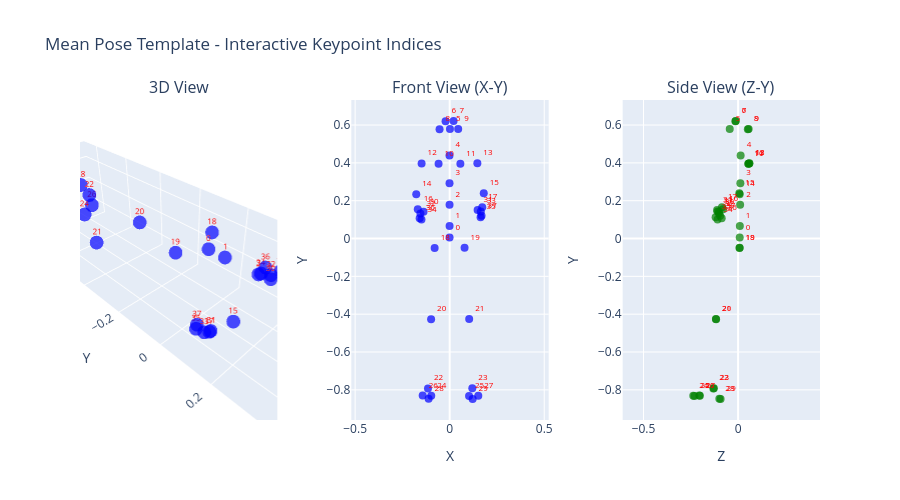

Here is the notebook cell this chart was saved with:
### Markdown cell above
### Keypoint Viz

### Code cell
from pose_dynamics.keypoint_viz import (
    plot_keypoints_interactive,
    plot_keypoints_with_indices_static,
    print_keypoint_table
)

# Print summary
print(f"Total keypoints: {len(template)}")
print(f"Keypoint shape: {template.shape}")
print("\n" + "="*70)
print("NOTE: The mdRQA analysis uses data from 'all_aligned' which contains:")
print("  - Aligned keypoints (resampled, synchronized, equal length)")
print("  - Canonicalized against the global template using Procrustes")
print("  - Centered and rotationally aligned")
print("This ensures all participants are spatially comparable.")
print("="*70)

# Try interactive plot first, fall back to static if plotly not available
try:
    print("\nCreating interactive 3D visualization (hover over points to see details)...")
    fig = plot_keypoints_interactive(template, title="Mean Pose Template - Interactive Keypoint Indices")
except ImportError:
    print("\nplotly not available, using static matplotlib plots...")
    print("Install plotly for interactive plots: pip install plotly")
    plot_keypoints_with_indices_static(template, title="Mean Pose Template - Keypoint Indices")

# Print keypoint table
print_keypoint_table(template, max_rows=20)

### Figure 1 — Plotly figure (JSON) as saved in the notebook; plotly's stock layout.template omitted (floating-point values rounded to 4 significant figures)
{"data": [{"hoverinfo": "text", "hovertext": ["Index: 0<br>X: -0.000<br>Y: 0.005<br>Z: 0.009", "Index: 1<br>X: -0.000<br>Y: 0.066<br>Z: 0.009", "Index: 2<br>X: -0.001<br>Y: 0.179<br>Z: 0.011", "Index: 3<br>X: -0.001<br>Y: 0.292<br>Z: 0.012", "Index: 4<br>X: -0.001<br>Y: 0.439<br>Z: 0.013", "Index: 5<br>X: 0.002<br>Y: 0.580<br>Z: -0.044", "Index: 6<br>X: -0.022<br>Y: 0.621<br>Z: -0.014", "Index: 7<br>X: 0.021<br>Y: 0.621<br>Z: -0.012", "Index: 8<br>X: -0.054<br>Y: 0.577<br>Z: 0.051", "Index: 9<br>X: 0.045<br>Y: 0.579<br>Z: 0.056", "Index: 10<br>X: -0.059<br>Y: 0.396<br>Z: 0.054", "Index: 11<br>X: 0.057<br>Y: 0.396<br>Z: 0.055", "Index: 12<br>X: -0.148<br>Y: 0.397<br>Z: 0.059", "Index: 13<br>X: 0.146<br>Y: 0.398<br>Z: 0.060", "Index: 14<br>X: -0.177<br>Y: 0.234<br>Z: 0.008", "Index: 15<br>X: 0.180<br>Y: 0.239<br>Z: 0.006", "Index: 16<br>X: -0.169<br>Y: 0.155<br>Z: -0.080", "Index: 17<br>X: 0.172<br>Y: 0.166<br>Z: -0.085", "Index: 18<br>X: -0.079<br>Y: -0.050<br>Z: 0.008", "Index: 19<br>X: 0.079<br>Y: -0.049<br>Z: 0.008", "Index: 20<br>X: -0.098<br>Y: -0.427<br>Z: -0.116", "Index: 21<br>X: 0.103<br>Y: -0.426<br>Z: -0.117", "Index: 22<br>X: -0.115<br>Y: -0.793<br>Z: -0.131", "Index: 23<br>X: 0.120<br>Y: -0.792<br>Z: -0.128", "Index: 24<br>X: -0.097<br>Y: -0.831<br>Z: -0.237", "Index: 25<br>X: 0.102<br>Y: -0.832<br>Z: -0.230", "Index: 26<br>X: -0.143<br>Y: -0.830<br>Z: -0.205", "Index: 27<br>X: 0.151<br>Y: -0.831<br>Z: -0.202", "Index: 28<br>X: -0.111<br>Y: -0.848<br>Z: -0.099", "Index: 29<br>X: 0.121<br>Y: -0.849<br>Z: -0.093", "Index: 30<br>X: -0.138<br>Y: 0.142<br>Z: -0.102", "Index: 31<br>X: 0.148<br>Y: 0.151<br>Z: -0.111", "Index: 32<br>X: -0.155<br>Y: 0.132<br>Z: -0.101", "Index: 33<br>X: 0.165<br>Y: 0.143<br>Z: -0.109", "Index: 34<br>X: -0.149<br>Y: 0.100<br>Z: -0.109", "Index: 35<br>X: 0.163<br>Y: 0.113<br>Z: -0.119", "Index: 36<br>X: -0.159<br>Y: 0.107<br>Z: -0.087", "Index: 37<br>X: 0.169<br>Y: 0.120<br>Z: -0.095"], "marker": {"color": "blue", "opacity": 0.7, "size": 8}, "mode": "markers+text", "name": "Keypoints", "scene": "scene", "text": ["0", "1", "2", "3", "4", "5", "6", "7", "8", "9", "10", "11", "12", "13", "14", "15", "16", "17", "18", "19", "20", "21", "22", "23", "24", "25", "26", "27", "28", "29", "30", "31", "32", "33", "34", "35", "36", "37"], "textfont": {"color": "red", "size": 8}, "textposition": "top center", "type": "scatter3d", "x": [-0.0004283, -0.00049, -0.0006299, -0.0007752, -0.0009633, 0.001512, -0.0217, 0.02055, -0.05352, 0.04505, -0.05871, 0.05654, -0.1484, 0.1464, -0.1768, 0.1802, -0.1686, 0.1722, -0.07941, 0.07872, -0.09818, 0.1031, -0.1148, 0.1197, -0.09738, 0.1024, -0.1427, 0.1514, -0.1114, 0.1214, -0.1382, 0.1478, -0.1548, 0.1646, -0.1491, 0.1635, -0.1588, 0.1686], "y": [0.005424, 0.06621, 0.179, 0.2917, 0.439, 0.5797, 0.6208, 0.6214, 0.5773, 0.5789, 0.3959, 0.396, 0.3968, 0.3976, 0.2344, 0.2394, 0.1551, 0.1659, -0.04954, -0.0494, -0.4267, -0.4258, -0.7928, -0.7917, -0.8311, -0.8322, -0.8303, -0.8314, -0.8475, -0.8485, 0.1421, 0.1507, 0.1318, 0.1429, 0.1001, 0.113, 0.107, 0.1204], "z": [0.008537, 0.009245, 0.01075, 0.01196, 0.01342, -0.04421, -0.01427, -0.0125, 0.05145, 0.05559, 0.05401, 0.05453, 0.05908, 0.05969, 0.008386, 0.006488, -0.07957, -0.08545, 0.007705, 0.008133, -0.1163, -0.1173, -0.1309, -0.128, -0.237, -0.2304, -0.2052, -0.202, -0.09928, -0.09257, -0.1018, -0.1109, -0.1009, -0.1094, -0.1087, -0.1188, -0.08682, -0.09496]}, {"hoverinfo": "text", "hovertext": ["Index: 0<br>X: -0.000<br>Y: 0.005<br>Z: 0.009", "Index: 1<br>X: -0.000<br>Y: 0.066<br>Z: 0.009", "Index: 2<br>X: -0.001<br>Y: 0.179<br>Z: 0.011", "Index: 3<br>X: -0.001<br>Y: 0.292<br>Z: 0.012", "Index: 4<br>X: -0.001<br>Y: 0.439<br>Z: 0.013", "Index: 5<br>X: 0.002<br>Y: 0.580<br>Z: -0.044", "Index: 6<br>X: -0.022<br>Y: 0.621<br>Z: -0.014", "Index: 7<br>X: 0.021<br>Y: 0.621<br>Z: -0.012", "Index: 8<br>X: -0.054<br>Y: 0.577<br>Z: 0.051", "Index: 9<br>X: 0.045<br>Y: 0.579<br>Z: 0.056", "Index: 10<br>X: -0.059<br>Y: 0.396<br>Z: 0.054", "Index: 11<br>X: 0.057<br>Y: 0.396<br>Z: 0.055", "Index: 12<br>X: -0.148<br>Y: 0.397<br>Z: 0.059", "Index: 13<br>X: 0.146<br>Y: 0.398<br>Z: 0.060", "Index: 14<br>X: -0.177<br>Y: 0.234<br>Z: 0.008", "Index: 15<br>X: 0.180<br>Y: 0.239<br>Z: 0.006", "Index: 16<br>X: -0.169<br>Y: 0.155<br>Z: -0.080", "Index: 17<br>X: 0.172<br>Y: 0.166<br>Z: -0.085", "Index: 18<br>X: -0.079<br>Y: -0.050<br>Z: 0.008", "Index: 19<br>X: 0.079<br>Y: -0.049<br>Z: 0.008", "Index: 20<br>X: -0.098<br>Y: -0.427<br>Z: -0.116", "Index: 21<br>X: 0.103<br>Y: -0.426<br>Z: -0.117", "Index: 22<br>X: -0.115<br>Y: -0.793<br>Z: -0.131", "Index: 23<br>X: 0.120<br>Y: -0.792<br>Z: -0.128", "Index: 24<br>X: -0.097<br>Y: -0.831<br>Z: -0.237", "Index: 25<br>X: 0.102<br>Y: -0.832<br>Z: -0.230", "Index: 26<br>X: -0.143<br>Y: -0.830<br>Z: -0.205", "Index: 27<br>X: 0.151<br>Y: -0.831<br>Z: -0.202", "Index: 28<br>X: -0.111<br>Y: -0.848<br>Z: -0.099", "Index: 29<br>X: 0.121<br>Y: -0.849<br>Z: -0.093", "Index: 30<br>X: -0.138<br>Y: 0.142<br>Z: -0.102", "Index: 31<br>X: 0.148<br>Y: 0.151<br>Z: -0.111", "Index: 32<br>X: -0.155<br>Y: 0.132<br>Z: -0.101", "Index: 33<br>X: 0.165<br>Y: 0.143<br>Z: -0.109", "Index: 34<br>X: -0.149<br>Y: 0.100<br>Z: -0.109", "Index: 35<br>X: 0.163<br>Y: 0.113<br>Z: -0.119", "Index: 36<br>X: -0.159<br>Y: 0.107<br>Z: -0.087", "Index: 37<br>X: 0.169<br>Y: 0.120<br>Z: -0.095"], "marker": {"color": "blue", "opacity": 0.7, "size": 8}, "mode": "markers+text", "name": "Front", "text": ["0", "1", "2", "3", "4", "5", "6", "7", "8", "9", "10", "11", "12", "13", "14", "15", "16", "17", "18", "19", "20", "21", "22", "23", "24", "25", "26", "27", "28", "29", "30", "31", "32", "33", "34", "35", "36", "37"], "textfont": {"color": "red", "size": 8}, "textposition": "top right", "type": "scatter", "x": [-0.0004283, -0.00049, -0.0006299, -0.0007752, -0.0009633, 0.001512, -0.0217, 0.02055, -0.05352, 0.04505, -0.05871, 0.05654, -0.1484, 0.1464, -0.1768, 0.1802, -0.1686, 0.1722, -0.07941, 0.07872, -0.09818, 0.1031, -0.1148, 0.1197, -0.09738, 0.1024, -0.1427, 0.1514, -0.1114, 0.1214, -0.1382, 0.1478, -0.1548, 0.1646, -0.1491, 0.1635, -0.1588, 0.1686], "xaxis": "x", "y": [0.005424, 0.06621, 0.179, 0.2917, 0.439, 0.5797, 0.6208, 0.6214, 0.5773, 0.5789, 0.3959, 0.396, 0.3968, 0.3976, 0.2344, 0.2394, 0.1551, 0.1659, -0.04954, -0.0494, -0.4267, -0.4258, -0.7928, -0.7917, -0.8311, -0.8322, -0.8303, -0.8314, -0.8475, -0.8485, 0.1421, 0.1507, 0.1318, 0.1429, 0.1001, 0.113, 0.107, 0.1204], "yaxis": "y"}, {"hoverinfo": "text", "hovertext": ["Index: 0<br>X: -0.000<br>Y: 0.005<br>Z: 0.009", "Index: 1<br>X: -0.000<br>Y: 0.066<br>Z: 0.009", "Index: 2<br>X: -0.001<br>Y: 0.179<br>Z: 0.011", "Index: 3<br>X: -0.001<br>Y: 0.292<br>Z: 0.012", "Index: 4<br>X: -0.001<br>Y: 0.439<br>Z: 0.013", "Index: 5<br>X: 0.002<br>Y: 0.580<br>Z: -0.044", "Index: 6<br>X: -0.022<br>Y: 0.621<br>Z: -0.014", "Index: 7<br>X: 0.021<br>Y: 0.621<br>Z: -0.012", "Index: 8<br>X: -0.054<br>Y: 0.577<br>Z: 0.051", "Index: 9<br>X: 0.045<br>Y: 0.579<br>Z: 0.056", "Index: 10<br>X: -0.059<br>Y: 0.396<br>Z: 0.054", "Index: 11<br>X: 0.057<br>Y: 0.396<br>Z: 0.055", "Index: 12<br>X: -0.148<br>Y: 0.397<br>Z: 0.059", "Index: 13<br>X: 0.146<br>Y: 0.398<br>Z: 0.060", "Index: 14<br>X: -0.177<br>Y: 0.234<br>Z: 0.008", "Index: 15<br>X: 0.180<br>Y: 0.239<br>Z: 0.006", "Index: 16<br>X: -0.169<br>Y: 0.155<br>Z: -0.080", "Index: 17<br>X: 0.172<br>Y: 0.166<br>Z: -0.085", "Index: 18<br>X: -0.079<br>Y: -0.050<br>Z: 0.008", "Index: 19<br>X: 0.079<br>Y: -0.049<br>Z: 0.008", "Index: 20<br>X: -0.098<br>Y: -0.427<br>Z: -0.116", "Index: 21<br>X: 0.103<br>Y: -0.426<br>Z: -0.117", "Index: 22<br>X: -0.115<br>Y: -0.793<br>Z: -0.131", "Index: 23<br>X: 0.120<br>Y: -0.792<br>Z: -0.128", "Index: 24<br>X: -0.097<br>Y: -0.831<br>Z: -0.237", "Index: 25<br>X: 0.102<br>Y: -0.832<br>Z: -0.230", "Index: 26<br>X: -0.143<br>Y: -0.830<br>Z: -0.205", "Index: 27<br>X: 0.151<br>Y: -0.831<br>Z: -0.202", "Index: 28<br>X: -0.111<br>Y: -0.848<br>Z: -0.099", "Index: 29<br>X: 0.121<br>Y: -0.849<br>Z: -0.093", "Index: 30<br>X: -0.138<br>Y: 0.142<br>Z: -0.102", "Index: 31<br>X: 0.148<br>Y: 0.151<br>Z: -0.111", "Index: 32<br>X: -0.155<br>Y: 0.132<br>Z: -0.101", "Index: 33<br>X: 0.165<br>Y: 0.143<br>Z: -0.109", "Index: 34<br>X: -0.149<br>Y: 0.100<br>Z: -0.109", "Index: 35<br>X: 0.163<br>Y: 0.113<br>Z: -0.119", "Index: 36<br>X: -0.159<br>Y: 0.107<br>Z: -0.087", "Index: 37<br>X: 0.169<br>Y: 0.120<br>Z: -0.095"], "marker": {"color": "green", "opacity": 0.7, "size": 8}, "mode": "markers+text", "name": "Side", "text": ["0", "1", "2", "3", "4", "5", "6", "7", "8", "9", "10", "11", "12", "13", "14", "15", "16", "17", "18", "19", "20", "21", "22", "23", "24", "25", "26", "27", "28", "29", "30", "31", "32", "33", "34", "35", "36", "37"], "textfont": {"color": "red", "size": 8}, "textposition": "top right", "type": "scatter", "x": [0.008537, 0.009245, 0.01075, 0.01196, 0.01342, -0.04421, -0.01427, -0.0125, 0.05145, 0.05559, 0.05401, 0.05453, 0.05908, 0.05969, 0.008386, 0.006488, -0.07957, -0.08545, 0.007705, 0.008133, -0.1163, -0.1173, -0.1309, -0.128, -0.237, -0.2304, -0.2052, -0.202, -0.09928, -0.09257, -0.1018, -0.1109, -0.1009, -0.1094, -0.1087, -0.1188, -0.08682, -0.09496], "xaxis": "x2", "y": [0.005424, 0.06621, 0.179, 0.2917, 0.439, 0.5797, 0.6208, 0.6214, 0.5773, 0.5789, 0.3959, 0.396, 0.3968, 0.3976, 0.2344, 0.2394, 0.1551, 0.1659, -0.04954, -0.0494, -0.4267, -0.4258, -0.7928, -0.7917, -0.8311, -0.8322, -0.8303, -0.8314, -0.8475, -0.8485, 0.1421, 0.1507, 0.1318, 0.1429, 0.1001, 0.113, 0.107, 0.1204], "yaxis": "y2"}], "layout": {"annotations": [{"font": {"size": 16}, "showarrow": false, "text": "3D View", "x": 0.1333, "xanchor": "center", "xref": "paper", "y": 1, "yanchor": "bottom", "yref": "paper"}, {"font": {"size": 16}, "showarrow": false, "text": "Front View (X-Y)", "x": 0.5, "xanchor": "center", "xref": "paper", "y": 1, "yanchor": "bottom", "yref": "paper"}, {"font": {"size": 16}, "showarrow": false, "text": "Side View (Z-Y)", "x": 0.8667, "xanchor": "center", "xref": "paper", "y": 1, "yanchor": "bottom", "yref": "paper"}], "height": 500, "hovermode": "closest", "scene": {"aspectmode": "data", "domain": {"x": [0, 0.2667], "y": [0, 1]}, "xaxis": {"title": {"text": "X"}}, "yaxis": {"title": {"text": "Y"}}, "zaxis": {"title": {"text": "Z"}}}, "showlegend": false, "title": {"text": "Mean Pose Template - Interactive Keypoint Indices"}, "xaxis": {"anchor": "y", "domain": [0.3667, 0.6333], "scaleanchor": "y", "scaleratio": 1, "title": {"text": "X"}}, "xaxis2": {"anchor": "y2", "domain": [0.7333, 1], "scaleanchor": "y", "scaleratio": 1, "title": {"text": "Z"}}, "yaxis": {"anchor": "x", "domain": [0, 1], "title": {"text": "Y"}}, "yaxis2": {"anchor": "x2", "domain": [0, 1], "title": {"text": "Y"}}}}
